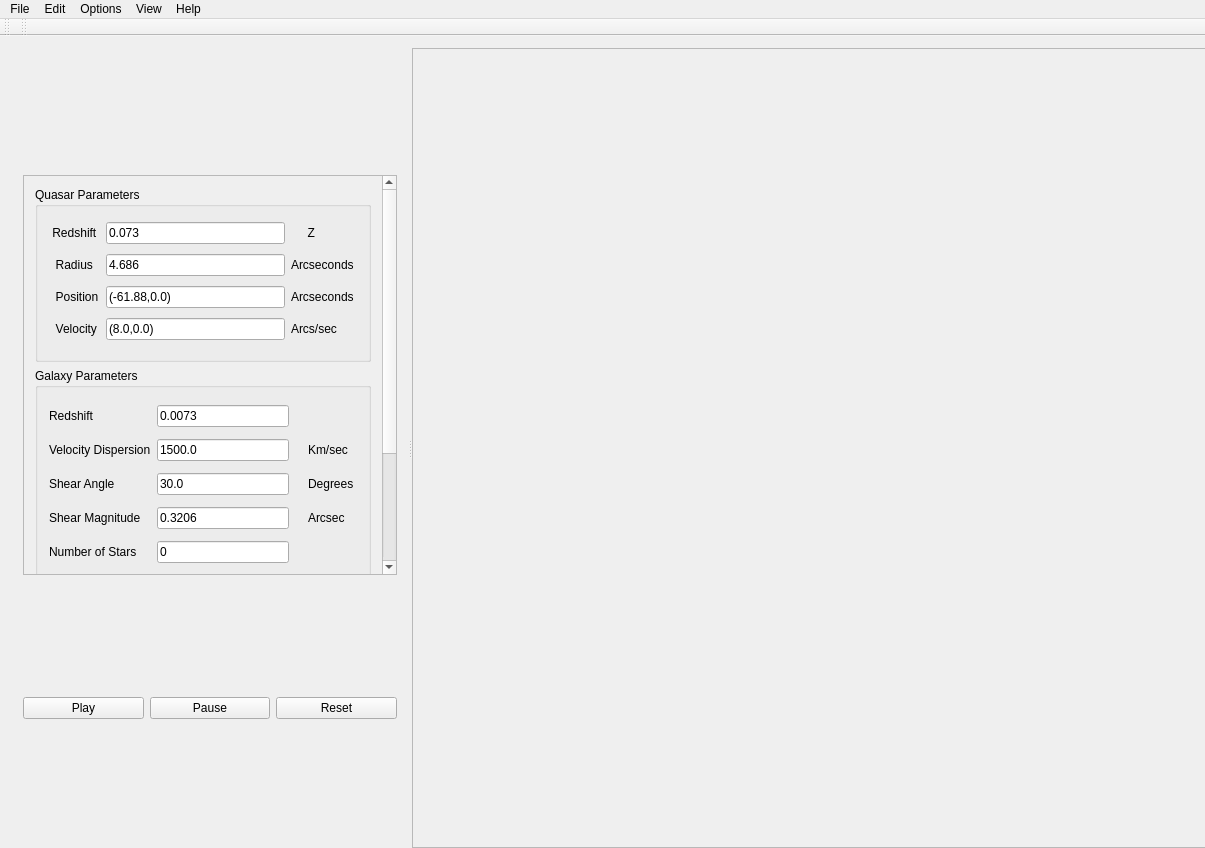
<?xml version="1.0" encoding="UTF-8"?>
<ui version="4.0">
 <class>MainWindow</class>
 <widget class="QMainWindow" name="MainWindow">
  <property name="geometry">
   <rect>
    <x>0</x>
    <y>0</y>
    <width>1205</width>
    <height>848</height>
   </rect>
  </property>
  <property name="sizePolicy">
   <sizepolicy hsizetype="Preferred" vsizetype="Preferred">
    <horstretch>40</horstretch>
    <verstretch>0</verstretch>
   </sizepolicy>
  </property>
  <property name="windowTitle">
   <string>MainWindow</string>
  </property>
  <widget class="QWidget" name="centralWidget">
   <widget class="QSplitter" name="splitter_2">
    <property name="geometry">
     <rect>
      <x>12</x>
      <y>12</y>
      <width>1200</width>
      <height>800</height>
     </rect>
    </property>
    <property name="sizePolicy">
     <sizepolicy hsizetype="Preferred" vsizetype="Preferred">
      <horstretch>0</horstretch>
      <verstretch>0</verstretch>
     </sizepolicy>
    </property>
    <property name="minimumSize">
     <size>
      <width>1200</width>
      <height>800</height>
     </size>
    </property>
    <property name="maximumSize">
     <size>
      <width>16777215</width>
      <height>16777215</height>
     </size>
    </property>
    <property name="orientation">
     <enum>Qt::Horizontal</enum>
    </property>
    <property name="opaqueResize">
     <bool>true</bool>
    </property>
    <property name="childrenCollapsible">
     <bool>false</bool>
    </property>
    <widget class="QSplitter" name="splitter">
     <property name="orientation">
      <enum>Qt::Vertical</enum>
     </property>
     <property name="handleWidth">
      <number>7</number>
     </property>
     <widget class="QFrame" name="frame">
      <layout class="QVBoxLayout" name="verticalLayout_2">
       <item>
        <widget class="QScrollArea" name="scrollArea">
         <property name="maximumSize">
          <size>
           <width>16777215</width>
           <height>400</height>
          </size>
         </property>
         <property name="widgetResizable">
          <bool>true</bool>
         </property>
         <widget class="QWidget" name="scrollAreaWidgetContents">
          <property name="geometry">
           <rect>
            <x>0</x>
            <y>0</y>
            <width>367</width>
            <height>545</height>
           </rect>
          </property>
          <layout class="QVBoxLayout" name="verticalLayout_3">
           <item>
            <widget class="QGroupBox" name="groupBox_3">
             <property name="enabled">
              <bool>true</bool>
             </property>
             <property name="sizePolicy">
              <sizepolicy hsizetype="Minimum" vsizetype="Preferred">
               <horstretch>0</horstretch>
               <verstretch>0</verstretch>
              </sizepolicy>
             </property>
             <property name="minimumSize">
              <size>
               <width>30</width>
               <height>175</height>
              </size>
             </property>
             <property name="maximumSize">
              <size>
               <width>16777215</width>
               <height>175</height>
              </size>
             </property>
             <property name="title">
              <string>Quasar Parameters</string>
             </property>
             <layout class="QGridLayout" name="gridLayout_4">
              <item row="3" column="2">
               <widget class="QLabel" name="label_8">
                <property name="text">
                 <string>Arcs/sec</string>
                </property>
               </widget>
              </item>
              <item row="2" column="1">
               <widget class="QLineEdit" name="qPosition">
                <property name="text">
                 <string>(-61.88,0.0)</string>
                </property>
               </widget>
              </item>
              <item row="3" column="0">
               <widget class="QLabel" name="label_6">
                <property name="text">
                 <string>  Velocity</string>
                </property>
               </widget>
              </item>
              <item row="1" column="1">
               <widget class="QLineEdit" name="qRadius">
                <property name="text">
                 <string>4.686</string>
                </property>
               </widget>
              </item>
              <item row="2" column="0">
               <widget class="QLabel" name="label_7">
                <property name="text">
                 <string>  Position</string>
                </property>
               </widget>
              </item>
              <item row="0" column="2">
               <widget class="QLabel" name="label_5">
                <property name="text">
                 <string>     Z</string>
                </property>
               </widget>
              </item>
              <item row="1" column="0">
               <widget class="QLabel" name="label_4">
                <property name="text">
                 <string>  Radius</string>
                </property>
               </widget>
              </item>
              <item row="0" column="0">
               <widget class="QLabel" name="label_3">
                <property name="text">
                 <string> Redshift </string>
                </property>
               </widget>
              </item>
              <item row="1" column="2">
               <widget class="QLabel" name="label_10">
                <property name="text">
                 <string>Arcseconds </string>
                </property>
               </widget>
              </item>
              <item row="0" column="1">
               <widget class="QLineEdit" name="qRedshift">
                <property name="text">
                 <string>0.073</string>
                </property>
               </widget>
              </item>
              <item row="2" column="2">
               <widget class="QLabel" name="label_9">
                <property name="text">
                 <string>Arcseconds</string>
                </property>
               </widget>
              </item>
              <item row="3" column="1">
               <widget class="QLineEdit" name="qVelocity">
                <property name="text">
                 <string>(8.0,0.0)</string>
                </property>
               </widget>
              </item>
             </layout>
            </widget>
           </item>
           <item>
            <widget class="QGroupBox" name="groupBox_4">
             <property name="sizePolicy">
              <sizepolicy hsizetype="Preferred" vsizetype="Preferred">
               <horstretch>0</horstretch>
               <verstretch>0</verstretch>
              </sizepolicy>
             </property>
             <property name="minimumSize">
              <size>
               <width>30</width>
               <height>219</height>
              </size>
             </property>
             <property name="maximumSize">
              <size>
               <width>16777215</width>
               <height>219</height>
              </size>
             </property>
             <property name="title">
              <string>Galaxy Parameters</string>
             </property>
             <layout class="QGridLayout" name="gridLayout">
              <item row="5" column="0">
               <widget class="QLabel" name="label_13">
                <property name="text">
                 <string>Number of Stars</string>
                </property>
               </widget>
              </item>
              <item row="1" column="1">
               <widget class="QLineEdit" name="gVelDispersion">
                <property name="text">
                 <string>1500.0</string>
                </property>
               </widget>
              </item>
              <item row="3" column="3">
               <widget class="QLabel" name="label_17">
                <property name="text">
                 <string>Arcsec</string>
                </property>
               </widget>
              </item>
              <item row="0" column="0">
               <widget class="QLabel" name="label_14">
                <property name="text">
                 <string>Redshift</string>
                </property>
               </widget>
              </item>
              <item row="5" column="2">
               <widget class="QLabel" name="label_18">
                <property name="text">
                 <string/>
                </property>
               </widget>
              </item>
              <item row="0" column="3">
               <widget class="QLabel" name="label_15">
                <property name="text">
                 <string/>
                </property>
               </widget>
              </item>
              <item row="5" column="1">
               <widget class="QLineEdit" name="gNumStars">
                <property name="text">
                 <string>0</string>
                </property>
               </widget>
              </item>
              <item row="2" column="3">
               <widget class="QLabel" name="label_2">
                <property name="text">
                 <string>Degrees </string>
                </property>
               </widget>
              </item>
              <item row="1" column="0">
               <widget class="QLabel" name="label_11">
                <property name="text">
                 <string>Velocity Dispersion</string>
                </property>
               </widget>
              </item>
              <item row="0" column="1">
               <widget class="QLineEdit" name="gRedshift">
                <property name="text">
                 <string>0.0073</string>
                </property>
               </widget>
              </item>
              <item row="3" column="0">
               <widget class="QLabel" name="label_12">
                <property name="text">
                 <string>Shear Magnitude</string>
                </property>
               </widget>
              </item>
              <item row="1" column="3">
               <widget class="QLabel" name="label_16">
                <property name="text">
                 <string>Km/sec</string>
                </property>
               </widget>
              </item>
              <item row="2" column="0">
               <widget class="QLabel" name="label">
                <property name="text">
                 <string>Shear Angle</string>
                </property>
               </widget>
              </item>
              <item row="3" column="1">
               <widget class="QLineEdit" name="gShearMag">
                <property name="text">
                 <string>0.3206</string>
                </property>
               </widget>
              </item>
              <item row="2" column="1">
               <widget class="QLineEdit" name="gShearAngle">
                <property name="text">
                 <string>30.0</string>
                </property>
               </widget>
              </item>
             </layout>
            </widget>
           </item>
           <item>
            <widget class="QGroupBox" name="groupBox">
             <property name="minimumSize">
              <size>
               <width>0</width>
               <height>131</height>
              </size>
             </property>
             <property name="maximumSize">
              <size>
               <width>16777215</width>
               <height>131</height>
              </size>
             </property>
             <property name="title">
              <string/>
             </property>
             <layout class="QGridLayout" name="gridLayout_2">
              <item row="0" column="0">
               <spacer name="horizontalSpacer_3">
                <property name="orientation">
                 <enum>Qt::Horizontal</enum>
                </property>
                <property name="sizeHint" stdset="0">
                 <size>
                  <width>40</width>
                  <height>20</height>
                 </size>
                </property>
               </spacer>
              </item>
              <item row="1" column="1">
               <widget class="QCheckBox" name="displayQuasar">
                <property name="layoutDirection">
                 <enum>Qt::LeftToRight</enum>
                </property>
                <property name="text">
                 <string>Display Quasar</string>
                </property>
               </widget>
              </item>
              <item row="2" column="1">
               <widget class="QCheckBox" name="colorLenseImg">
                <property name="enabled">
                 <bool>true</bool>
                </property>
                <property name="maximumSize">
                 <size>
                  <width>1677215</width>
                  <height>16777215</height>
                 </size>
                </property>
                <property name="layoutDirection">
                 <enum>Qt::LeftToRight</enum>
                </property>
                <property name="text">
                 <string>Color Quasar</string>
                </property>
                <property name="checked">
                 <bool>false</bool>
                </property>
                <property name="tristate">
                 <bool>false</bool>
                </property>
               </widget>
              </item>
              <item row="0" column="1">
               <widget class="QCheckBox" name="displayGalaxy">
                <property name="layoutDirection">
                 <enum>Qt::LeftToRight</enum>
                </property>
                <property name="text">
                 <string>Display Galaxy</string>
                </property>
               </widget>
              </item>
              <item row="0" column="2">
               <spacer name="horizontalSpacer_4">
                <property name="orientation">
                 <enum>Qt::Horizontal</enum>
                </property>
                <property name="sizeHint" stdset="0">
                 <size>
                  <width>40</width>
                  <height>20</height>
                 </size>
                </property>
               </spacer>
              </item>
             </layout>
            </widget>
           </item>
          </layout>
         </widget>
        </widget>
       </item>
       <item>
        <layout class="QHBoxLayout" name="horizontalLayout_3">
         <property name="sizeConstraint">
          <enum>QLayout::SetNoConstraint</enum>
         </property>
         <item>
          <widget class="QPushButton" name="playButton">
           <property name="text">
            <string>Play</string>
           </property>
           <property name="autoDefault">
            <bool>false</bool>
           </property>
           <property name="default">
            <bool>false</bool>
           </property>
           <property name="flat">
            <bool>false</bool>
           </property>
          </widget>
         </item>
         <item>
          <widget class="QPushButton" name="pauseButton">
           <property name="text">
            <string>Pause</string>
           </property>
          </widget>
         </item>
         <item>
          <widget class="QPushButton" name="resetButton">
           <property name="text">
            <string>Reset</string>
           </property>
          </widget>
         </item>
        </layout>
       </item>
      </layout>
     </widget>
    </widget>
    <widget class="QScrollArea" name="scrollArea_2">
     <property name="sizePolicy">
      <sizepolicy hsizetype="Preferred" vsizetype="Preferred">
       <horstretch>0</horstretch>
       <verstretch>0</verstretch>
      </sizepolicy>
     </property>
     <property name="minimumSize">
      <size>
       <width>800</width>
       <height>300</height>
      </size>
     </property>
     <property name="widgetResizable">
      <bool>true</bool>
     </property>
     <widget class="QWidget" name="scrollAreaWidgetContents_4">
      <property name="geometry">
       <rect>
        <x>0</x>
        <y>0</y>
        <width>798</width>
        <height>798</height>
       </rect>
      </property>
      <widget class="QLabel" name="main_canvas">
       <property name="geometry">
        <rect>
         <x>0</x>
         <y>0</y>
         <width>800</width>
         <height>800</height>
        </rect>
       </property>
       <property name="minimumSize">
        <size>
         <width>800</width>
         <height>800</height>
        </size>
       </property>
       <property name="maximumSize">
        <size>
         <width>16777215</width>
         <height>800</height>
        </size>
       </property>
       <property name="text">
        <string/>
       </property>
      </widget>
      <zorder>main_canvas</zorder>
      <zorder>horizontalLayoutWidget</zorder>
     </widget>
    </widget>
   </widget>
  </widget>
  <widget class="QMenuBar" name="menuBar">
   <property name="enabled">
    <bool>true</bool>
   </property>
   <property name="geometry">
    <rect>
     <x>0</x>
     <y>0</y>
     <width>1205</width>
     <height>22</height>
    </rect>
   </property>
   <property name="defaultUp">
    <bool>false</bool>
   </property>
   <property name="nativeMenuBar">
    <bool>true</bool>
   </property>
   <widget class="QMenu" name="menuFile">
    <property name="title">
     <string>File</string>
    </property>
    <addaction name="actionNew"/>
    <addaction name="actionSave"/>
    <addaction name="actionLoad"/>
    <addaction name="separator"/>
    <addaction name="actionSave_Image"/>
    <addaction name="actionSave_Video"/>
    <addaction name="separator"/>
    <addaction name="actionPreferences"/>
   </widget>
   <widget class="QMenu" name="menuEdit">
    <property name="title">
     <string>Edit</string>
    </property>
    <addaction name="actionUndo"/>
    <addaction name="actionRedo"/>
    <addaction name="separator"/>
    <addaction name="actionCopy"/>
    <addaction name="actionPaste"/>
   </widget>
   <widget class="QMenu" name="menuView">
    <property name="title">
     <string>View</string>
    </property>
    <addaction name="actionFull_Screen"/>
    <addaction name="separator"/>
    <addaction name="actionHide_Options_Panel"/>
   </widget>
   <widget class="QMenu" name="menuSettings">
    <property name="title">
     <string>Options</string>
    </property>
    <widget class="QMenu" name="menuMode">
     <property name="title">
      <string>Mode</string>
     </property>
     <addaction name="actionRender_Image"/>
     <addaction name="actionMagnification_Map"/>
     <addaction name="actionTime_Delay_Surface"/>
     <addaction name="actionOverlay_Time_Delay_Surface"/>
    </widget>
    <addaction name="actionPlay"/>
    <addaction name="actionPause"/>
    <addaction name="actionReset"/>
    <addaction name="separator"/>
    <addaction name="actionImage_Size"/>
    <addaction name="menuMode"/>
    <addaction name="separator"/>
    <addaction name="actionTarget_Frame_Rate"/>
    <addaction name="actionSet_Zoom"/>
   </widget>
   <widget class="QMenu" name="menuHelp">
    <property name="title">
     <string>Help</string>
    </property>
    <addaction name="actionDocumentation"/>
    <addaction name="separator"/>
    <addaction name="actionTutorial"/>
   </widget>
   <addaction name="menuFile"/>
   <addaction name="menuEdit"/>
   <addaction name="menuSettings"/>
   <addaction name="menuView"/>
   <addaction name="menuHelp"/>
  </widget>
  <widget class="QToolBar" name="mainToolBar">
   <property name="enabled">
    <bool>true</bool>
   </property>
   <property name="movable">
    <bool>true</bool>
   </property>
   <attribute name="toolBarArea">
    <enum>TopToolBarArea</enum>
   </attribute>
   <attribute name="toolBarBreak">
    <bool>false</bool>
   </attribute>
  </widget>
  <widget class="QToolBar" name="toolBar">
   <property name="enabled">
    <bool>true</bool>
   </property>
   <property name="windowTitle">
    <string>toolBar</string>
   </property>
   <attribute name="toolBarArea">
    <enum>TopToolBarArea</enum>
   </attribute>
   <attribute name="toolBarBreak">
    <bool>false</bool>
   </attribute>
  </widget>
  <action name="actionSave">
   <property name="text">
    <string>Save</string>
   </property>
   <property name="shortcut">
    <string>Ctrl+S</string>
   </property>
  </action>
  <action name="actionLoad">
   <property name="text">
    <string>Load</string>
   </property>
   <property name="shortcut">
    <string>Ctrl+O</string>
   </property>
  </action>
  <action name="actionNew">
   <property name="text">
    <string>New</string>
   </property>
   <property name="shortcut">
    <string>Ctrl+N</string>
   </property>
  </action>
  <action name="actionSave_Image">
   <property name="text">
    <string>Save Image</string>
   </property>
   <property name="shortcut">
    <string>Ctrl+Shift+S</string>
   </property>
  </action>
  <action name="actionSave_Video">
   <property name="text">
    <string>Save Video</string>
   </property>
   <property name="shortcut">
    <string>Ctrl+Alt+S</string>
   </property>
  </action>
  <action name="actionUndo">
   <property name="text">
    <string>Undo</string>
   </property>
   <property name="shortcut">
    <string>Ctrl+Z</string>
   </property>
  </action>
  <action name="actionRedo">
   <property name="text">
    <string>Redo</string>
   </property>
   <property name="shortcut">
    <string>Ctrl+Shift+S</string>
   </property>
  </action>
  <action name="actionCopy">
   <property name="text">
    <string>Copy</string>
   </property>
   <property name="shortcut">
    <string>Ctrl+C</string>
   </property>
  </action>
  <action name="actionPaste">
   <property name="text">
    <string>Paste</string>
   </property>
   <property name="shortcut">
    <string>Ctrl+V</string>
   </property>
  </action>
  <action name="actionPreferences">
   <property name="text">
    <string>Preferences</string>
   </property>
  </action>
  <action name="actionFull_Screen">
   <property name="checkable">
    <bool>true</bool>
   </property>
   <property name="text">
    <string>Full Screen</string>
   </property>
   <property name="shortcut">
    <string>Ctrl+F</string>
   </property>
  </action>
  <action name="actionTarget_Frame_Rate">
   <property name="text">
    <string>Edit Target Frame Rate</string>
   </property>
  </action>
  <action name="actionImage_Size">
   <property name="text">
    <string>Edit Image Size</string>
   </property>
  </action>
  <action name="actionRender_Image">
   <property name="checkable">
    <bool>true</bool>
   </property>
   <property name="checked">
    <bool>true</bool>
   </property>
   <property name="text">
    <string>Render Image</string>
   </property>
  </action>
  <action name="actionMagnification_Map">
   <property name="checkable">
    <bool>true</bool>
   </property>
   <property name="text">
    <string>Magnification Map</string>
   </property>
  </action>
  <action name="actionTime_Delay_Surface">
   <property name="checkable">
    <bool>true</bool>
   </property>
   <property name="text">
    <string>Time Delay Surface</string>
   </property>
  </action>
  <action name="actionOverlay_Time_Delay_Surface">
   <property name="checkable">
    <bool>true</bool>
   </property>
   <property name="text">
    <string>Overlay Time Delay Surface</string>
   </property>
  </action>
  <action name="actionDocumentation">
   <property name="text">
    <string>API Documentation</string>
   </property>
  </action>
  <action name="actionTutorial">
   <property name="text">
    <string>Tutorial</string>
   </property>
  </action>
  <action name="actionPlay">
   <property name="text">
    <string>Play</string>
   </property>
   <property name="shortcut">
    <string>Ctrl+P</string>
   </property>
  </action>
  <action name="actionReset">
   <property name="text">
    <string>Reset</string>
   </property>
   <property name="shortcut">
    <string>Ctrl+Shift+P</string>
   </property>
  </action>
  <action name="actionPause">
   <property name="enabled">
    <bool>false</bool>
   </property>
   <property name="text">
    <string>Pause</string>
   </property>
   <property name="shortcut">
    <string>Ctrl+P</string>
   </property>
  </action>
  <action name="actionSet_Zoom">
   <property name="text">
    <string>Edit Zoom</string>
   </property>
  </action>
  <action name="actionHide_Options_Panel">
   <property name="text">
    <string>Hide Options Panel</string>
   </property>
  </action>
 </widget>
 <layoutdefault spacing="6" margin="11"/>
 <resources/>
 <connections/>
</ui>
